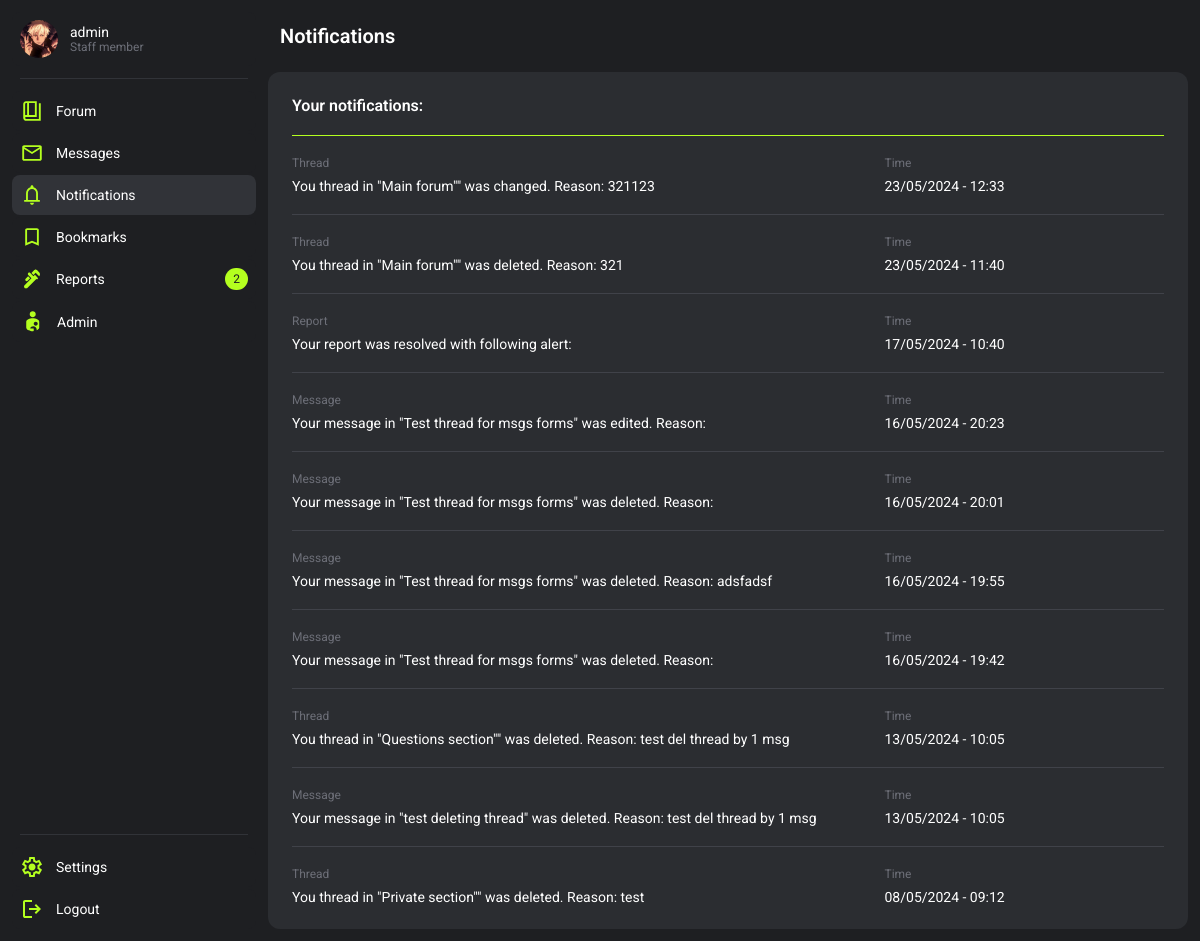
Page /notifications/ (signed in) on the earlier database version.
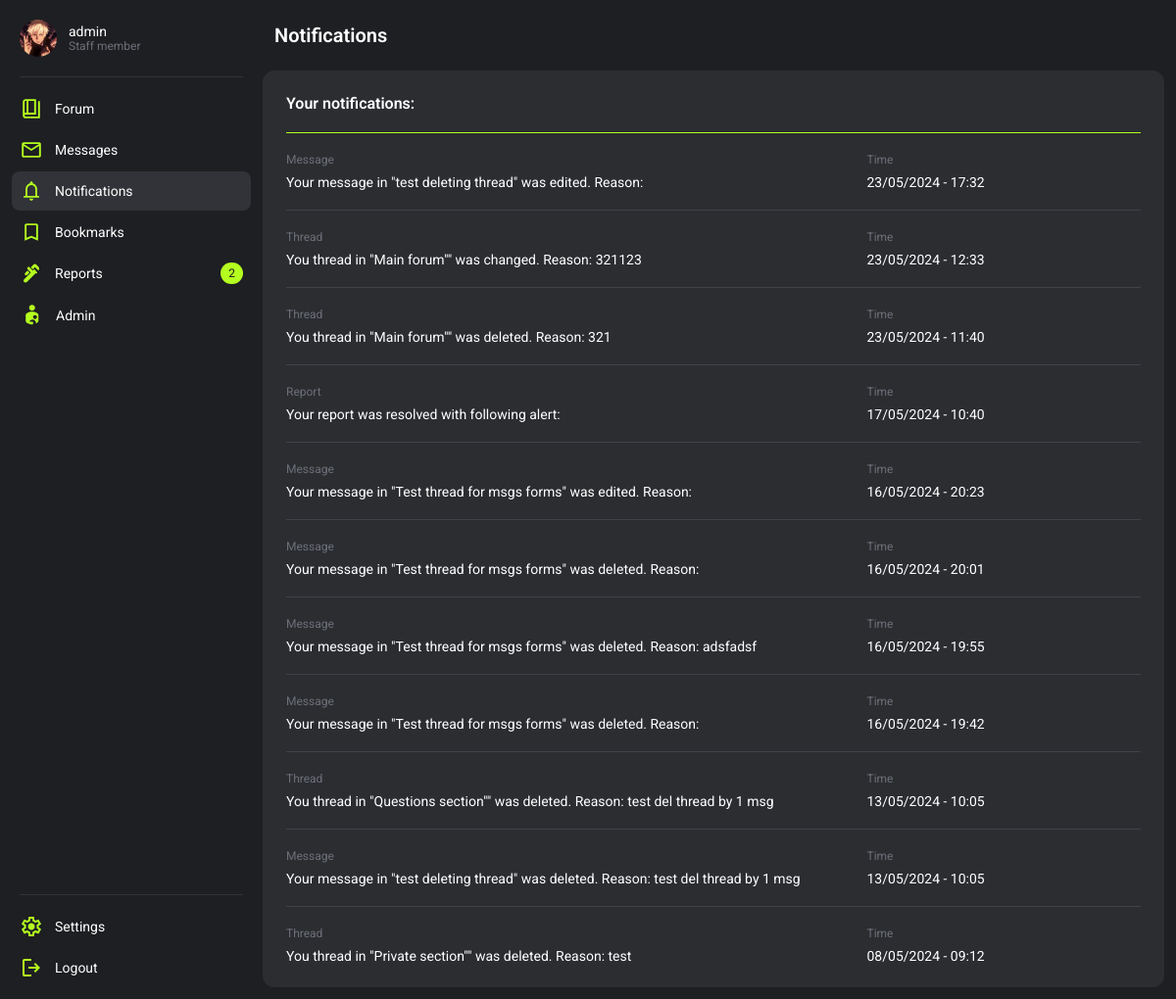
Same page on the later database version.
### users/models.py (models this page shows, shortened)
class Notification(models.Model):
    NOTIFICATIONS_TYPE = (
        (0, 'warning'),
        (2, 'report'),
        (3, 'message_delete'),
        (4, 'message_edit'),
        (5, 'profile_edit'),
        (6, 'thread_delete'),
        (7, 'thread_change')
    )
    user = models.ForeignKey(User, on_delete=models.CASCADE)
    notification_type = models.SmallIntegerField(choices=NOTIFICATIONS_TYPE)
    notification = models.TextField()
    message = models.ForeignKey(Message, on_delete=models.CASCADE, null=True, blank=True)
    thread = models.ForeignKey(Thread, on_delete=models.CASCADE, null=True, blank=True)
    warning = models.ForeignKey(Warnings_history, on_delete=models.CASCADE, null=True, blank=True)
    report = models.ForeignKey(Report, on_delete=models.CASCADE, null=True, blank=True, related_name="linked_report")
    time_created = models.DateTimeField(default=datetime.now())

### forum/models.py (models this page shows, shortened)
class Thread(models.Model):
    user = models.ForeignKey(User, on_delete=models.SET_NULL, null=True)
    title = models.CharField(max_length=225)
    slug = models.SlugField(max_length=225, blank=True, null=True)
    node = models.ForeignKey(Node, on_delete=models.CASCADE)
    is_closed = models.BooleanField(default=False)
    is_visible = models.BooleanField(default=True)
    is_pinned = models.BooleanField(default=False)
    msg_amount = models.IntegerField(blank=True, null=True, default=1)
    invis_reason = models.TextField(blank=True, null=True)
    deleted_by = models.ForeignKey(User, on_delete=models.SET_NULL, null=True, blank=True, related_name="thread_deleted_by")
    time_created = models.DateTimeField(default=datetime.now())
    time_changed = models.DateTimeField(null=True, blank=True)

class Node(models.Model):
    name = models.CharField(max_length=225)
    slug = models.SlugField(max_length=225, blank=True, null=True)
    description = models.TextField(blank=True, default=None, null=True)
    type_question = models.BooleanField(default=False)
    type_private = models.BooleanField(default=False)
    user_only = models.BooleanField(default=False)
    staff_only = models.BooleanField(default=True)
    parent = models.ForeignKey('self', on_delete=models.SET_NULL, null=True, blank=True)

class Message(models.Model):
    thread = models.ForeignKey(Thread, on_delete=models.CASCADE)
    user = models.ForeignKey(User, on_delete=models.CASCADE)
    message = models.TextField()
    is_start = models.BooleanField(default=False)
    upvotes = models.PositiveIntegerField(null=True, blank=True, default=0)
    downvotes = models.PositiveIntegerField(null=True, blank=True, default=0)
    is_solution = models.BooleanField(default=False)
    is_visible = models.BooleanField(default=True)
    deleted_by = models.ForeignKey(User, on_delete=models.SET_NULL, blank=True, null=True, related_name="deleted_by")
    invis_reason = models.TextField(blank=True, null=True)
    time_created = models.DateTimeField(default=datetime.now())
    time_changed = models.DateTimeField(null=True, blank=True)
    changer = models.ForeignKey(User, on_delete=models.SET_NULL, null=True, blank=True, related_name="changer")

### users/views.py (the view)
# urls.py: path('notifications/', notifications, name='notifications'),
def notifications(request):
    try:
        notifs = Notification.objects.filter(user=request.user).order_by('-id')
    except:
        notifs = False
    context = {
        "notifications":notifs
    }
    request.user.profile.active_notifications = 0
    request.user.profile.save()
    return render(request, 'notifications.html', context)

### users/chat_processor.py (called while the page is built, shortened)
def profile_processor(request):
    chat_data = {}
    return chat_data

### users/models.py (called while the page is built)
    def save(self, *args, **kwargs):
        if not self.profile_picture or self.profile_picture == "":
            self.profile_picture = "default.svg"
        super(Profile, self).save(*args, **kwargs)

### users/templates/notifications.html (shortened to what the changed rows need)
{% extends 'base.html' %}
{% block style %}
    {% load static %}
    <link rel="stylesheet" href="{% static 'forum.css' %}">
    <link rel="stylesheet" href="{% static 'bookmarks.css' %}">
{% endblock %}
{% block header %}
    <header class="wrapper">
        <h2 class="title">Notifications</h2>
    </header>
{% endblock %}
{% block content %}
    <div class="container">
        {% if notifications %}
        <div class="container card" >
            <div class="cardHeader wrapper">
                <p class="cardTitle">Your notifications:</p>
            </div>
            {% for notif in notifications %}
            <div class="cardLine"></div>
            <div class="container">
                {% if notif.notification_type == 0 or notif.notification_type == 2 %}
                    <div class="wrapper cardSectionItem">
                {% endif %}
                {% if notif.notification_type == 3 %}
                    <a href="{% url 'thread' notif.message.thread.node.slug notif.message.thread.slug notif.message.thread.id %}" class="wrapper cardSectionItem">
                {% endif %}
                {% if notif.notification_type == 4 %}
                    <a href="{% url 'msg_redirect' notif.message.thread.node.slug notif.message.thread.slug notif.message.thread.id notif.message.id %}" class="wrapper cardSectionItem">
                {% endif %}
                {% if notif.notification_type == 6 %}
                    <a href="{% url 'section' notif.thread.node.slug %}" class="wrapper cardSectionItem">
                {% endif %}
                {% if notif.notification_type == 7 %}
                    <a href="{% url 'thread' notif.thread.node.slug notif.thread.slug notif.thread.id %}" class="wrapper cardSectionItem">
                {% endif %}
                    <div class="cardSectionInnerItem container">
                        {% if notif.notification_type == 2 %}
                            <p class="meta">Report</p>
                            <p class="text">Your report was
                                {% if notif.report.is_resolved %}
                                    resolved
                                    {% else %}
                                        rejected
                                    {% endif %}
                                    with following alert: {{ notif.report.notification }}</p>
                            {% endif %}
                            {% if notif.notification_type == 3 %}
                                <p class="meta">Message</p>
                                <p class="text">Your message in "{{ notif.message.thread.title }}" was deleted. Reason: {{ notif.notification }}</p>
                            {% endif %}
                            {% if notif.notification_type == 4 %}
                                <p class="meta">Message</p>
                                <p class="text">Your message in "{{ notif.message.thread.title }}" was edited. Reason: {{ notif.notification }}</p>
                            {% endif %}
                            {% if notif.notification_type == 6 %}
                                <p class="meta">Thread</p>
                                <p class="text">You thread in "{{ notif.thread.node.name }}"" was deleted. Reason: {{ notif.notification }}</p>
                            {% endif %}
                        {% if notif.notification_type == 7 %}
                            <p class="meta">Thread</p>
                            <p class="text">You thread in "{{ notif.thread.node.name }}"" was changed. Reason: {{ notif.notification }}</p>
                        {% endif %}
                    </div>
                    <div class="cardSectionInnerItem container">
                        <p class="meta">Time</p>
                        <p class="text">{{ notif.time_created|date:"d/m/Y - H:i" }}</p>
                    </div>
            {% if notif.notification_type == 0 or notif.notification_type == 2 %}
                </div>
            {% else %}
                </a>
            {% endif %}
            </div>
            {% endfor %}
        </div>
    </div>
    {% else %}
        <div class="container NoContentBanner">
            <h2 class="title">No notifications</h2>
            <p class="text">Notifications you recive will show up here.</p>
        </div>
    {% endif %}
{% endblock %}

Differences in the rows shown:
added Notification: message.thread "test deleting thread", time_created "23/05/2024 - 17:32"
